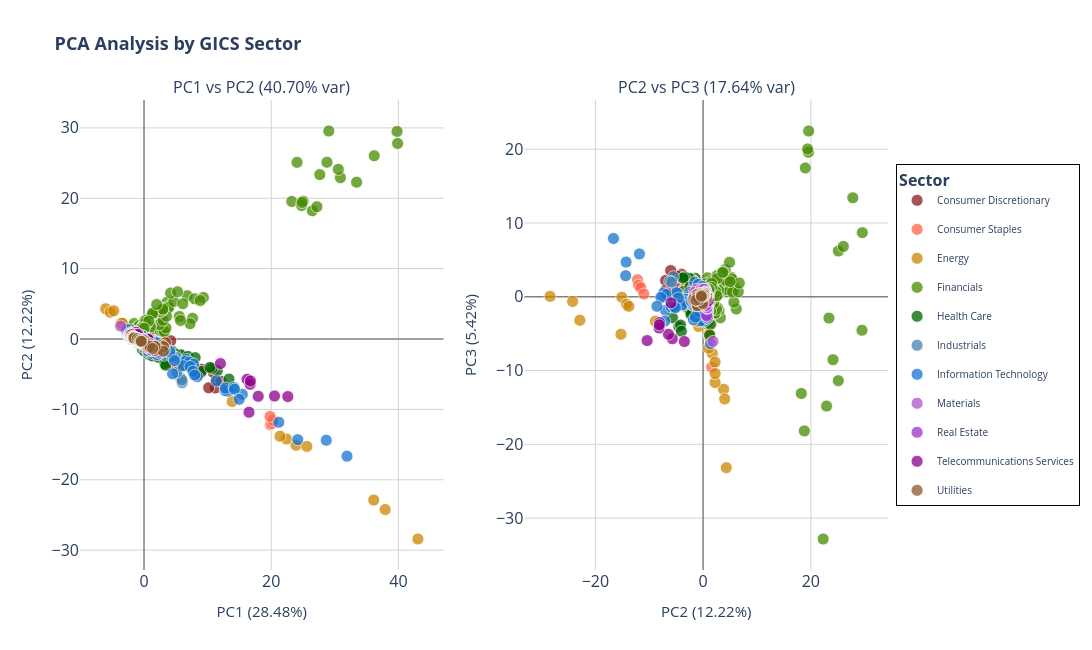

This figure's notebook cell:
### Code cell
###>> Plot3: Interactive 2D PCA with 2 subplots

fig = make_subplots(
    rows=1, cols=2,
    subplot_titles=(
        f'PC1 vs PC2 ({(pca.explained_variance_ratio_[0] + pca.explained_variance_ratio_[1])*100:.2f}% var)',
        f'PC2 vs PC3 ({(pca.explained_variance_ratio_[1] + pca.explained_variance_ratio_[2])*100:.2f}% var)'
    )
)

# Create sector to color mapping
sectors = sorted(df_pca_plot['Sector'].unique())
sector_colors = {sector: r_palette[i % len(r_palette)] 
                 for i, sector in enumerate(sectors)}

# PC1 vs PC2
for sector in sectors:
    sector_data = df_pca_plot[df_pca_plot['Sector'] == sector]
    
    fig.add_trace(
        go.Scatter(x=sector_data['PC1'],y=sector_data['PC2'],
                   mode='markers',name=sector,
                   marker=dict(size=12,
                               color=sector_colors[sector],
                               opacity=0.75,
                               line=dict(width=0.8, color='white')),
                               text=sector_data['Ticker'],
                               hovertemplate='<b>%{text}</b><br>' +
                               '{sector}<br>' +
                               'PC1: %{x:.2f}<br>' +
                               'PC2: %{y:.2f}<br>' +
                            '<extra></extra>',
                            legendgroup=sector,
                            showlegend=True
                            ),
                          row=1, col=1
                          )

# PC2 vs PC3
for sector in sectors:
    sector_data = df_pca_plot[df_pca_plot['Sector'] == sector]
    
    fig.add_trace(
        go.Scatter(x=sector_data['PC2'],y=sector_data['PC3'],
                   mode='markers',name=sector,
                   marker=dict(size=12,
                               color=sector_colors[sector],
                               opacity=0.75,
                               line=dict(width=0.8, color='white')),
                               text=sector_data['Ticker'],
                               hovertemplate='<b>%{text}</b><br>' +
                               f'{sector}<br>' +
                               'PC2: %{x:.2f}<br>' +
                               'PC3: %{y:.2f}<br>' +
                            '<extra></extra>',
                            legendgroup=sector,
                            showlegend=False
                            ),
                        row=1, col=2
                        )

# Update axes
fig.update_xaxes(
    title_text=f'PC1 ({pca.explained_variance_ratio_[0]*100:.2f}%)',
    title_font=dict(size=15),  
    gridcolor='lightgray',
    showgrid=True,
    zeroline=True,
    zerolinecolor='gray',
    zerolinewidth=1.5,
    row=1, col=1
)
fig.update_yaxes(
    title_text=f'PC2 ({pca.explained_variance_ratio_[1]*100:.2f}%)',
    title_font=dict(size=15),  
    gridcolor='lightgray',
    showgrid=True,
    zeroline=True,
    zerolinecolor='gray',
    zerolinewidth=1.5,
    row=1, col=1
)
fig.update_xaxes(
    title_text=f'PC2 ({pca.explained_variance_ratio_[1]*100:.2f}%)',
    title_font=dict(size=15),  
    gridcolor='lightgray',
    showgrid=True,
    zeroline=True,
    zerolinecolor='gray',
    zerolinewidth=1.5,
    row=1, col=2
)
fig.update_yaxes(
    title_text=f'PC3 ({pca.explained_variance_ratio_[2]*100:.2f}%)',
    title_font=dict(size=15),  
    gridcolor='lightgray',
    showgrid=True,
    zeroline=True,
    zerolinecolor='gray',
    zerolinewidth=1.5,
    row=1, col=2
)

fig.update_layout(
    height=650,
    width=1500,
    title_text="<b>PCA Analysis by GICS Sector</b>",
    title_font_size=18,
    hovermode='closest',
    plot_bgcolor='white',
    legend=dict(
        title=dict(text='<b>Sector</b>', font=dict(size=16)),
        yanchor="middle",
        y=0.5,
        xanchor="left",
        x=1.01,
        bgcolor="rgba(255,255,255,0.95)",
        bordercolor="black",
        borderwidth=1,
        font=dict(size=10)
    )
)
fig.update_xaxes(tickfont=dict(size=16))
fig.update_yaxes(tickfont=dict(size=16))
fig.show()

## >> save as html and png for sharing
FILE_NAME = f"pca_PC1_PC2_PC3_test10"
fig.write_html(f"{HTML_PATH}/{FILE_NAME}.html")
fig.write_image(f"{FIG_PATH}/{FILE_NAME}.png",
               width=1200, height=500,
               scale=3          # Scale factor (like DPI multiplier)
               )

# allow to open automatically in the default browser
# import webbrowser
webbrowser.open(f"{HTML_PATH}/{FILE_NAME}.html")

### Figure 1 — Plotly figure (JSON) as saved in the notebook; plotly's stock layout.template omitted (floating-point values rounded to 4 significant figures; data arrays with more than 128 entries replaced by an {"elided": "..."} marker saying what was removed)
{"data": [{"hovertemplate": "<b>%{text}</b><br>{sector}<br>PC1: %{x:.2f}<br>PC2: %{y:.2f}<br><extra></extra>", "legendgroup": "Consumer Discretionary", "marker": {"color": "#8B1A1A", "line": {"color": "white", "width": 0.8}, "opacity": 0.75, "size": 12}, "mode": "markers", "name": "Consumer Discretionary", "showlegend": true, "text": {"elided": "316 str values"}, "type": "scatter", "x": {"elided": "316 float values"}, "xaxis": "x", "y": {"elided": "316 float values"}, "yaxis": "y"}, {"hovertemplate": "<b>%{text}</b><br>{sector}<br>PC1: %{x:.2f}<br>PC2: %{y:.2f}<br><extra></extra>", "legendgroup": "Consumer Staples", "marker": {"color": "#FF6347", "line": {"color": "white", "width": 0.8}, "opacity": 0.75, "size": 12}, "mode": "markers", "name": "Consumer Staples", "showlegend": true, "text": {"elided": "132 str values"}, "type": "scatter", "x": {"elided": "132 float values"}, "xaxis": "x", "y": {"elided": "132 float values"}, "yaxis": "y"}, {"hovertemplate": "<b>%{text}</b><br>{sector}<br>PC1: %{x:.2f}<br>PC2: %{y:.2f}<br><extra></extra>", "legendgroup": "Energy", "marker": {"color": "#CD8500", "line": {"color": "white", "width": 0.8}, "opacity": 0.75, "size": 12}, "mode": "markers", "name": "Energy", "showlegend": true, "text": ["APA", "APA", "APA", "APA", "APC", "APC", "APC", "APC", "BHI", "BHI", "BHI", "BHI", "CHK", "CHK", "CHK", "CHK", "COG", "COG", "COG", "COG", "CVX", "CVX", "CVX", "CVX", "CXO", "CXO", "CXO", "CXO", "DVN", "DVN", "DVN", "DVN", "EOG", "EOG", "EOG", "EOG", "EQT", "EQT", "EQT", "EQT", "HAL", "HAL", "HAL", "HAL", "HES", "HES", "HES", "HES", "HP", "HP", "HP", "HP", "KMI", "KMI", "KMI", "KMI", "MPC", "MPC", "MPC", "MPC", "MRO", "MRO", "MRO", "MRO", "MUR", "MUR", "MUR", "MUR", "NBL", "NBL", "NBL", "NBL", "NFX", "NFX", "NFX", "NFX", "NOV", "NOV", "NOV", "NOV", "OKE", "OKE", "OKE", "OKE", "OXY", "OXY", "OXY", "OXY", "PSX", "PSX", "PSX", "PSX", "RRC", "RRC", "RRC", "RRC", "SE", "SE", "SE", "SE", "SWN", "SWN", "SWN", "SWN", "TSO", "TSO", "TSO", "TSO", "VLO", "VLO", "VLO", "VLO", "WMB", "WMB", "WMB", "WMB", "XEC", "XEC", "XEC", "XEC", "XOM", "XOM", "XOM", "XOM"], "type": "scatter", "x": [2.022, 1.639, 0.3726, -6.03, 1.035, 0.5284, -2.293, -1.32, -0.3285, -0.0597, -1.736, -1.99, -0.2473, 0.09528, 0.429, -5.315, -2.071, -1.943, -1.929, -2.081, 23.92, 22.41, 21.38, 13.86, -1.75, -1.806, -1.461, -1.742, -0.1908, 1.783, -4.76, -1.569, -0.2125, 0.48, 1.242, -2.192, -1.889, -1.694, -1.749, -1.857, 0.2288, 0.7118, -0.8301, -2.701, 0.95, 1.226, 0.4296, -1.776, -1.862, -1.819, -1.974, -2.27, 1.197, 1.101, 1.081, 0.81, 1.093, 1.07, 1.284, 1.49, 0.2544, 0.1968, 0.1573, -1.558, -1.078, -0.9184, -1.01, -2.509, -0.9745, -0.6142, -1.86, -1.825, -2.388, -1.825, -1.556, -3.637, 0.02403, 0.1554, 0.3383, -1.037, -1.429, -1.367, -1.441, -1.556, 2.725, 3.282, 1.551, -1.847, 3.438, 3.292, 3.371, 2.799, -2.002, -1.978, -1.707, -2.354, -0.8253, -0.6335, -0.6008, -0.9194, -2.14, -1.596, -1.142, -3.419, -1.261, -1.189, -0.8552, -0.6253, 2.074, 2.188, 2.372, 2.204, -1.022, -0.9206, 0.7342, -0.7175, -1.907, -1.782, -1.718, -3.441, 43.07, 37.93, 36.12, 25.61], "xaxis": "x", "y": [-1.673, -1.326, -0.8257, 4.302, -0.6187, -0.1181, 1.703, 1.022, -0.3978, -0.5857, 0.8632, 0.5729, -0.45, -0.5268, -0.8805, 3.799, 0.418, 0.3768, 0.3589, 0.4502, -15.09, -14.2, -13.8, -8.881, 0.2745, 0.3271, 0.1524, 0.2874, -0.3657, -1.188, 4.008, 1.266, -0.592, -0.9256, -1.306, 1.189, 0.4047, 0.3185, 0.4084, 0.5322, -1.208, -1.275, -0.08133, 1.531, -1.034, -1.236, -0.9376, 0.9598, 0.2378, 0.2158, 0.3013, 0.4495, 0.1267, -0.02793, 0.8642, 0.3689, -1.47, -1.767, -1.699, -1.177, -0.6357, -0.5349, -0.5615, 0.5808, -0.189, -0.2123, -0.1649, 1.153, -0.1188, -0.3332, 0.7789, 0.5859, 0.9228, 0.2849, 0.149, 2.221, -0.7532, -0.5005, -0.7359, 0.2981, 0.05888, 0.1054, 0.2922, 0.3265, -2.082, -2.487, -1.064, 1.013, -3.099, -2.904, -2.791, -2.088, 0.379, 0.4056, 0.3117, 0.8574, 0.1646, 0.07206, 0.03874, 0.2543, 0.6291, 0.1958, 0.0704, 2.22, -0.1575, -0.2151, -0.2651, -0.4422, -2.372, -2.326, -2.525, -2.209, 0.5921, 0.3516, 0.0396, 0.8589, 0.3512, 0.2906, 0.2102, 2.229, -28.41, -24.22, -22.88, -15.25], "yaxis": "y"}, {"hovertemplate": "<b>%{text}</b><br>{sector}<br>PC1: %{x:.2f}<br>PC2: %{y:.2f}<br><extra></extra>", "legendgroup": "Financials", "marker": {"color": "#458B00", "line": {"color": "white", "width": 0.8}, "opacity": 0.75, "size": 12}, "mode": "markers", "name": "Financials", "showlegend": true, "text": {"elided": "211 str values"}, "type": "scatter", "x": {"elided": "211 float values"}, "xaxis": "x", "y": {"elided": "211 float values"}, "yaxis": "y"}, {"hovertemplate": "<b>%{text}</b><br>{sector}<br>PC1: %{x:.2f}<br>PC2: %{y:.2f}<br><extra></extra>", "legendgroup": "Health Care", "marker": {"color": "#006400", "line": {"color": "white", "width": 0.8}, "opacity": 0.75, "size": 12}, "mode": "markers", "name": "Health Care", "showlegend": true, "text": {"elided": "194 str values"}, "type": "scatter", "x": {"elided": "194 float values"}, "xaxis": "x", "y": {"elided": "194 float values"}, "yaxis": "y"}, {"hovertemplate": "<b>%{text}</b><br>{sector}<br>PC1: %{x:.2f}<br>PC2: %{y:.2f}<br><extra></extra>", "legendgroup": "Industrials", "marker": {"color": "#4682b4", "line": {"color": "white", "width": 0.8}, "opacity": 0.75, "size": 12}, "mode": "markers", "name": "Industrials", "showlegend": true, "text": {"elided": "248 str values"}, "type": "scatter", "x": {"elided": "248 float values"}, "xaxis": "x", "y": {"elided": "248 float values"}, "yaxis": "y"}, {"hovertemplate": "<b>%{text}</b><br>{sector}<br>PC1: %{x:.2f}<br>PC2: %{y:.2f}<br><extra></extra>", "legendgroup": "Information Technology", "marker": {"color": "#1874CD", "line": {"color": "white", "width": 0.8}, "opacity": 0.75, "size": 12}, "mode": "markers", "name": "Information Technology", "showlegend": true, "text": {"elided": "237 str values"}, "type": "scatter", "x": {"elided": "237 float values"}, "xaxis": "x", "y": {"elided": "237 float values"}, "yaxis": "y"}, {"hovertemplate": "<b>%{text}</b><br>{sector}<br>PC1: %{x:.2f}<br>PC2: %{y:.2f}<br><extra></extra>", "legendgroup": "Materials", "marker": {"color": "#B452CD", "line": {"color": "white", "width": 0.8}, "opacity": 0.75, "size": 12}, "mode": "markers", "name": "Materials", "showlegend": true, "text": ["ALB", "ALB", "ALB", "ALB", "APD", "APD", "APD", "APD", "AVY", "AVY", "AVY", "AVY", "BLL", "BLL", "BLL", "BLL", "CF", "CF", "CF", "CF", "DD", "DD", "DD", "DD", "ECL", "ECL", "ECL", "ECL", "EMN", "EMN", "EMN", "EMN", "FCX", "FCX", "FCX", "FCX", "FMC", "FMC", "FMC", "FMC", "IFF", "IFF", "IFF", "IFF", "IP", "IP", "IP", "IP", "LYB", "LYB", "LYB", "LYB", "MLM", "MLM", "MLM", "MLM", "MON", "MON", "MON", "MON", "MOS", "MOS", "MOS", "MOS", "NEM", "NEM", "NEM", "NEM", "NUE", "NUE", "NUE", "NUE", "PPG", "PPG", "PPG", "PPG", "PX", "PX", "PX", "PX", "SEE", "SEE", "SEE", "SEE", "SHW", "SHW", "SHW", "SHW", "VMC", "VMC", "VMC", "VMC", "WRK", "WRK", "WRK"], "type": "scatter", "x": [-2.2, -2.153, -2.196, -1.802, -1.114, -1.11, -1.014, -1.088, -1.915, -1.978, -1.952, -1.95, -1.737, -1.719, -1.686, -1.737, -1.181, -1.268, -1.084, -1.48, 1.443, 2.143, 0.9466, 0.8674, -1.165, -0.9436, -0.7634, -0.8258, -1.65, -1.371, -1.307, -1.305, 0.6328, 1.624, 0.5118, -3.681, -1.973, -1.949, -1.974, -1.981, -2.119, -2.098, -2.066, -1.996, -0.327, -0.3283, -0.4539, -0.3562, 0.2238, 0.6025, 1.132, 1.013, -2.284, -2.25, -2.066, -2.003, -0.1752, 0.3554, 0.1859, -0.2092, -1.08, -1.1, -1.129, -1.633, -0.3254, -1.899, -1.16, -1.145, -1.397, -1.359, -1.217, -1.559, -0.6338, -0.5593, -0.6726, -0.9272, -0.7165, -0.5393, -0.5172, -0.648, -1.784, -1.844, -1.752, -1.703, -1.739, -1.611, -1.485, -1.427, -2.095, -2.083, -1.965, -1.997, -1.581, -1.125, -1.259], "xaxis": "x", "y": [0.4287, 0.3859, 0.4217, 0.3394, -0.1307, -0.1223, -0.1236, -0.1139, 0.2573, 0.2904, 0.2723, 0.2861, 0.2083, 0.2135, 0.1658, 0.2273, -0.07934, -0.1308, -0.2192, 0.1253, -1.295, -1.878, -0.9672, -0.9021, 0.2224, 0.1005, -0.04278, 0.02494, 0.1965, 0.05463, -0.001166, 0.113, -0.7972, -1.203, -0.7164, 1.834, 0.2753, 0.2401, 0.32, 0.4358, 0.3736, 0.3664, 0.3577, 0.3184, -0.1622, -0.2307, -0.1287, -0.1364, -0.8054, -1.257, -1.613, -1.525, 0.4565, 0.4396, 0.4323, 0.3674, -0.3968, -1.165, -0.4401, -0.528, -0.1749, -0.1295, 0.03114, 0.1762, -0.3632, 0.8018, 0.192, 0.284, -0.05762, -0.1121, -0.1383, 0.2715, -0.3955, -0.4098, -0.3399, -0.1479, -0.2735, -0.3462, -0.3282, -0.2593, 0.4165, 0.3357, 0.3247, 0.3183, 0.1812, 0.1036, -0.0331, -0.04276, 0.5084, 0.48, 0.4473, 0.465, 0.1292, 0.07815, 0.1852], "yaxis": "y"}, {"hovertemplate": "<b>%{text}</b><br>{sector}<br>PC1: %{x:.2f}<br>PC2: %{y:.2f}<br><extra></extra>", "legendgroup": "Real Estate", "marker": {"color": "#9932CC", "line": {"color": "white", "width": 0.8}, "opacity": 0.75, "size": 12}, "mode": "markers", "name": "Real Estate", "showlegend": true, "text": ["AIV", "AIV", "AIV", "AIV", "AMT", "AMT", "AMT", "AMT", "AVB", "AVB", "AVB", "AVB", "BXP", "BXP", "BXP", "BXP", "CBG", "CBG", "CBG", "CBG", "CCI", "CCI", "CCI", "CCI", "DLR", "DLR", "DLR", "DLR", "EQIX", "EQIX", "EQIX", "EQIX", "EQR", "EQR", "EQR", "EQR", "ESS", "ESS", "ESS", "ESS", "EXR", "EXR", "EXR", "EXR", "FRT", "FRT", "FRT", "FRT", "GGP", "GGP", "GGP", "GGP", "HCN", "HCN", "HCN", "HCN", "HCP", "HCP", "HCP", "HCP", "HST", "HST", "HST", "HST", "IRM", "IRM", "IRM", "IRM", "KIM", "KIM", "KIM", "KIM", "MAA", "MAA", "MAA", "MAA", "MAC", "MAC", "MAC", "MAC", "O", "O", "O", "O", "SLG", "SLG", "SLG", "SLG", "SPG", "SPG", "SPG", "SPG", "UDR", "UDR", "UDR", "UDR", "VNO", "VNO", "VNO", "VNO", "VTR", "VTR", "VTR", "VTR", "WY", "WY", "WY", "WY"], "type": "scatter", "x": [-2.159, -2.16, -2.15, -2.16, -1.625, -1.475, -1.24, -1.16, -2.099, -1.805, -1.725, -1.673, -1.825, -1.624, -1.69, -1.602, -1.833, -1.808, -1.694, -1.465, -1.694, -1.636, -1.433, -1.264, -2.014, -1.985, -1.992, -1.899, -2.066, -2.066, -2.138, -1.946, -1.729, -1.452, -1.463, -1.404, -2.229, -2.213, -1.989, -1.963, -2.296, -2.265, -2.224, -2.167, -2.26, -2.246, -2.218, -2.161, -1.722, -1.463, -1.429, -1.266, -1.89, -1.644, -1.585, -1.347, -1.576, -1.586, -1.665, -1.587, -1.7, -1.529, -1.365, -1.282, -1.998, -1.99, -1.977, -2.006, -1.997, -1.998, -1.969, -1.797, -2.315, -2.212, -2.155, -2.098, -2.012, -2.047, -1.587, -1.893, -2.279, -2.077, -1.997, -1.983, -1.919, -1.945, -1.73, -1.656, -0.8637, -0.9508, -0.9554, -0.7915, -2.169, -2.149, -2.119, -2.037, -1.744, -1.569, -1.535, -1.39, -1.621, -1.572, -1.414, -1.454, -1.875, -1.907, -1.669, -1.837], "xaxis": "x", "y": [0.6166, 0.6186, 0.6218, 0.6323, 0.5045, 0.5748, 0.4805, 0.6916, 0.786, 0.5302, 0.5467, 0.5484, 0.5887, 0.5431, 0.7402, 0.5715, 0.322, 0.3337, 0.2293, 0.1274, 0.5098, 0.8291, 0.5422, 0.5393, 0.5463, 0.5592, 0.5555, 0.6322, 0.4469, 0.4826, 0.5378, 0.4658, 0.6288, 0.7441, 0.4537, 0.4409, 0.583, 0.5707, 0.5894, 0.5809, 0.6653, 0.6779, 0.651, 0.689, 0.5991, 0.5982, 0.5826, 0.5907, 0.7826, 0.5358, 0.5477, 0.517, 0.99, 0.8349, 0.8622, 0.8255, 0.7567, 0.7842, 0.7462, 0.663, 0.5175, 0.5372, 0.4362, 0.3905, 0.466, 0.4845, 0.4961, 0.5079, 0.6035, 0.592, 0.6095, 0.5423, 0.5846, 0.5829, 0.5635, 0.5703, 0.5468, 0.5572, 0.6136, 0.5465, 0.7729, 0.7113, 0.6569, 0.7103, 0.5593, 0.5213, 0.4855, 0.339, 0.6172, 0.5972, 0.5293, 0.3901, 0.6422, 0.5331, 0.5286, 0.4858, 0.5577, 0.4357, 0.3894, 0.3411, 0.4642, 0.4932, 0.4951, 0.5619, 0.3848, 0.5521, 0.3356, 0.3685], "yaxis": "y"}, {"hovertemplate": "<b>%{text}</b><br>{sector}<br>PC1: %{x:.2f}<br>PC2: %{y:.2f}<br><extra></extra>", "legendgroup": "Telecommunications Services", "marker": {"color": "#8B008B", "line": {"color": "white", "width": 0.8}, "opacity": 0.75, "size": 12}, "mode": "markers", "name": "Telecommunications Services", "showlegend": true, "text": ["CTL", "CTL", "CTL", "CTL", "FTR", "FTR", "FTR", "FTR", "LVLT", "LVLT", "LVLT", "LVLT", "T", "T", "T", "T", "VZ", "VZ", "VZ", "VZ"], "type": "scatter", "x": [0.8266, 0.6136, 0.6328, 0.627, -1.41, -1.591, -1.244, -1.268, -1.786, -1.691, -1.297, -0.9619, 16.21, 20.52, 16.68, 22.61, 12.01, 16.73, 16.51, 17.95], "xaxis": "x", "y": [0.05121, 0.04273, 0.01045, -0.02836, 0.4742, 0.5041, 0.4458, 0.9662, 0.6833, 0.6258, 0.665, 0.6505, -5.717, -8.093, -6.434, -8.181, -3.487, -5.967, -10.4, -8.135], "yaxis": "y"}, {"hovertemplate": "<b>%{text}</b><br>{sector}<br>PC1: %{x:.2f}<br>PC2: %{y:.2f}<br><extra></extra>", "legendgroup": "Utilities", "marker": {"color": "#8B5A2B", "line": {"color": "white", "width": 0.8}, "opacity": 0.75, "size": 12}, "mode": "markers", "name": "Utilities", "showlegend": true, "text": ["AEE", "AEE", "AEE", "AEE", "AEP", "AEP", "AEP", "AEP", "AWK", "AWK", "AWK", "AWK", "CMS", "CMS", "CMS", "CMS", "CNP", "CNP", "CNP", "CNP", "D", "D", "D", "D", "DUK", "DUK", "DUK", "DUK", "ED", "ED", "ED", "ED", "EIX", "EIX", "EIX", "EIX", "ES", "ES", "ES", "ES", "ETR", "ETR", "ETR", "ETR", "EXC", "EXC", "EXC", "EXC", "FE", "FE", "FE", "FE", "LNT", "LNT", "LNT", "LNT", "NEE", "NEE", "NEE", "NEE", "PCG", "PCG", "PCG", "PCG", "PEG", "PEG", "PEG", "PEG", "PNW", "PNW", "PNW", "PNW", "PPL", "PPL", "PPL", "PPL", "SCG", "SCG", "SCG", "SCG", "SO", "SO", "SO", "SO", "SRE", "SRE", "SRE", "SRE", "WEC", "WEC", "WEC", "WEC", "XEL", "XEL", "XEL", "XEL"], "type": "scatter", "x": [-1.431, -1.323, -1.242, -1.187, 0.364, 0.4395, 0.6835, 0.7987, -1.76, -1.734, -1.678, -1.603, -1.491, -1.413, -1.376, -1.32, -1.204, -1.266, -1.167, -1.997, 0.01464, 0.3023, 0.2723, 0.5475, 3.389, 2.792, 3.017, 3.073, -0.5698, -0.5274, -0.4011, -0.3265, -0.4108, -0.2853, 0.02856, -0.04332, -1.1, -0.9613, -0.9067, -0.8431, -0.4043, -0.3871, -0.2121, -0.7281, 1.998, 1.726, 2.122, 3.043, 0.03205, -0.05547, -0.1583, -0.03116, -1.858, -1.838, -1.818, -1.804, 0.7168, 0.8478, 1.393, 1.729, 0.07467, 0.3781, 0.2641, 0.5908, -0.5331, -0.5009, -0.3147, -0.1534, -1.714, -1.68, -1.675, -1.637, 0.04006, -0.2197, 0.0918, -0.3126, -1.699, -1.645, -1.519, -1.486, 0.9735, 0.5474, 0.9258, 1.369, -0.7827, -0.6477, -0.4649, -0.3773, -1.65, -1.611, -1.553, -1.07, -0.7728, -0.5841, -0.4854, -0.413], "xaxis": "x", "y": [0.0993, 0.118, 0.04478, 0.03711, -0.5402, -0.5695, -0.7769, -0.802, 0.3733, 0.3393, 0.326, 0.2772, 0.2243, 0.166, 0.2027, 0.1609, 0.1002, 0.06405, -0.06047, 0.6224, -0.4645, -0.6806, -0.5274, -0.5538, -0.5028, -0.8948, -1.089, -1.075, -0.1365, -0.1651, -0.2076, -0.1216, -0.3514, -0.471, -0.6447, -0.4858, 0.1059, 0.01974, -0.01072, -0.03679, -0.4246, -0.3825, -0.5281, -0.04448, -1.128, -1.639, -1.442, -1.733, -0.2107, -0.1379, -0.1273, -0.05534, 0.3155, 0.3061, 0.303, 0.3253, -0.6989, -0.6337, -0.9621, -1.028, -0.7142, -0.9031, -0.7963, -1.07, -0.359, -0.3591, -0.5004, -0.555, 0.2521, 0.1951, 0.2061, 0.1813, -0.3644, -0.1919, -0.2241, -0.06024, 0.1995, 0.2475, 0.1006, 0.1901, -1.186, -0.7635, -1.054, -1.347, -0.1885, -0.2185, -0.3465, -0.2829, 0.2012, 0.1615, 0.125, 0.03987, -0.1268, -0.2602, -0.3175, -0.3225], "yaxis": "y"}, {"hovertemplate": "<b>%{text}</b><br>Consumer Discretionary<br>PC2: %{x:.2f}<br>PC3: %{y:.2f}<br><extra></extra>", "legendgroup": "Consumer Discretionary", "marker": {"color": "#8B1A1A", "line": {"color": "white", "width": 0.8}, "opacity": 0.75, "size": 12}, "mode": "markers", "name": "Consumer Discretionary", "showlegend": false, "text": {"elided": "316 str values"}, "type": "scatter", "x": {"elided": "316 float values"}, "xaxis": "x2", "y": {"elided": "316 float values"}, "yaxis": "y2"}, {"hovertemplate": "<b>%{text}</b><br>Consumer Staples<br>PC2: %{x:.2f}<br>PC3: %{y:.2f}<br><extra></extra>", "legendgroup": "Consumer Staples", "marker": {"color": "#FF6347", "line": {"color": "white", "width": 0.8}, "opacity": 0.75, "size": 12}, "mode": "markers", "name": "Consumer Staples", "showlegend": false, "text": {"elided": "132 str values"}, "type": "scatter", "x": {"elided": "132 float values"}, "xaxis": "x2", "y": {"elided": "132 float values"}, "yaxis": "y2"}, {"hovertemplate": "<b>%{text}</b><br>Energy<br>PC2: %{x:.2f}<br>PC3: %{y:.2f}<br><extra></extra>", "legendgroup": "Energy", "marker": {"color": "#CD8500", "line": {"color": "white", "width": 0.8}, "opacity": 0.75, "size": 12}, "mode": "markers", "name": "Energy", "showlegend": false, "text": ["APA", "APA", "APA", "APA", "APC", "APC", "APC", "APC", "BHI", "BHI", "BHI", "BHI", "CHK", "CHK", "CHK", "CHK", "COG", "COG", "COG", "COG", "CVX", "CVX", "CVX", "CVX", "CXO", "CXO", "CXO", "CXO", "DVN", "DVN", "DVN", "DVN", "EOG", "EOG", "EOG", "EOG", "EQT", "EQT", "EQT", "EQT", "HAL", "HAL", "HAL", "HAL", "HES", "HES", "HES", "HES", "HP", "HP", "HP", "HP", "KMI", "KMI", "KMI", "KMI", "MPC", "MPC", "MPC", "MPC", "MRO", "MRO", "MRO", "MRO", "MUR", "MUR", "MUR", "MUR", "NBL", "NBL", "NBL", "NBL", "NFX", "NFX", "NFX", "NFX", "NOV", "NOV", "NOV", "NOV", "OKE", "OKE", "OKE", "OKE", "OXY", "OXY", "OXY", "OXY", "PSX", "PSX", "PSX", "PSX", "RRC", "RRC", "RRC", "RRC", "SE", "SE", "SE", "SE", "SWN", "SWN", "SWN", "SWN", "TSO", "TSO", "TSO", "TSO", "VLO", "VLO", "VLO", "VLO", "WMB", "WMB", "WMB", "WMB", "XEC", "XEC", "XEC", "XEC", "XOM", "XOM", "XOM", "XOM"], "type": "scatter", "x": [-1.673, -1.326, -0.8257, 4.302, -0.6187, -0.1181, 1.703, 1.022, -0.3978, -0.5857, 0.8632, 0.5729, -0.45, -0.5268, -0.8805, 3.799, 0.418, 0.3768, 0.3589, 0.4502, -15.09, -14.2, -13.8, -8.881, 0.2745, 0.3271, 0.1524, 0.2874, -0.3657, -1.188, 4.008, 1.266, -0.592, -0.9256, -1.306, 1.189, 0.4047, 0.3185, 0.4084, 0.5322, -1.208, -1.275, -0.08133, 1.531, -1.034, -1.236, -0.9376, 0.9598, 0.2378, 0.2158, 0.3013, 0.4495, 0.1267, -0.02793, 0.8642, 0.3689, -1.47, -1.767, -1.699, -1.177, -0.6357, -0.5349, -0.5615, 0.5808, -0.189, -0.2123, -0.1649, 1.153, -0.1188, -0.3332, 0.7789, 0.5859, 0.9228, 0.2849, 0.149, 2.221, -0.7532, -0.5005, -0.7359, 0.2981, 0.05888, 0.1054, 0.2922, 0.3265, -2.082, -2.487, -1.064, 1.013, -3.099, -2.904, -2.791, -2.088, 0.379, 0.4056, 0.3117, 0.8574, 0.1646, 0.07206, 0.03874, 0.2543, 0.6291, 0.1958, 0.0704, 2.22, -0.1575, -0.2151, -0.2651, -0.4422, -2.372, -2.326, -2.525, -2.209, 0.5921, 0.3516, 0.0396, 0.8589, 0.3512, 0.2906, 0.2102, 2.229, -28.41, -24.22, -22.88, -15.25], "xaxis": "x2", "y": [-0.7293, -1.622, -4.033, -23.16, -1.627, -1.299, -7.698, -2.673, 0.6255, 0.6428, -1.649, -1.425, -1.37, -0.4107, -0.3662, -12.52, -0.06038, -0.3978, 0.2449, 0.2686, -0.06519, -1.031, -1.298, -3.324, -0.6017, -0.1193, -0.6753, -0.1993, -0.9706, -1.571, -13.85, -3.02, -0.5808, -0.7655, -1.049, -5.455, -0.8299, -0.7302, -0.4421, -0.3958, 0.7222, 1.008, -0.1429, -3.692, -0.4912, -0.9044, -0.649, -3.532, -0.2914, -0.1661, -0.479, -0.2426, -0.6326, -0.4056, -1.407, -1.074, 0.9333, 1.62, 1.2, 0.2483, -0.3644, -0.792, -0.6868, -2.96, -0.4625, -0.435, -0.4842, -5.057, -0.7414, -0.7234, -3.755, -1.644, -3.472, 0.02634, -0.703, -11.63, 0.9971, 0.6776, 0.6208, -0.9908, 0.807, 0.8622, 0.6488, 0.451, -1.559, -1.239, -3.335, -6.963, 1.386, 0.8427, 0.5097, -0.06236, 0.4358, 0.2173, -0.6024, -2.548, -0.3113, -0.1985, -0.4957, -0.3023, -1.61, -0.619, 0.1332, -8.858, 0.9959, 1.386, 1.318, 0.8123, 0.9642, 1.193, 1.199, 0.8545, 0.3102, -0.02185, 0.04254, -0.9085, -0.4454, -0.6487, -0.4228, -10.41, 0.05326, -0.6308, -3.189, -5.083], "yaxis": "y2"}, {"hovertemplate": "<b>%{text}</b><br>Financials<br>PC2: %{x:.2f}<br>PC3: %{y:.2f}<br><extra></extra>", "legendgroup": "Financials", "marker": {"color": "#458B00", "line": {"color": "white", "width": 0.8}, "opacity": 0.75, "size": 12}, "mode": "markers", "name": "Financials", "showlegend": false, "text": {"elided": "211 str values"}, "type": "scatter", "x": {"elided": "211 float values"}, "xaxis": "x2", "y": {"elided": "211 float values"}, "yaxis": "y2"}, {"hovertemplate": "<b>%{text}</b><br>Health Care<br>PC2: %{x:.2f}<br>PC3: %{y:.2f}<br><extra></extra>", "legendgroup": "Health Care", "marker": {"color": "#006400", "line": {"color": "white", "width": 0.8}, "opacity": 0.75, "size": 12}, "mode": "markers", "name": "Health Care", "showlegend": false, "text": {"elided": "194 str values"}, "type": "scatter", "x": {"elided": "194 float values"}, "xaxis": "x2", "y": {"elided": "194 float values"}, "yaxis": "y2"}, {"hovertemplate": "<b>%{text}</b><br>Industrials<br>PC2: %{x:.2f}<br>PC3: %{y:.2f}<br><extra></extra>", "legendgroup": "Industrials", "marker": {"color": "#4682b4", "line": {"color": "white", "width": 0.8}, "opacity": 0.75, "size": 12}, "mode": "markers", "name": "Industrials", "showlegend": false, "text": {"elided": "248 str values"}, "type": "scatter", "x": {"elided": "248 float values"}, "xaxis": "x2", "y": {"elided": "248 float values"}, "yaxis": "y2"}, {"hovertemplate": "<b>%{text}</b><br>Information Technology<br>PC2: %{x:.2f}<br>PC3: %{y:.2f}<br><extra></extra>", "legendgroup": "Information Technology", "marker": {"color": "#1874CD", "line": {"color": "white", "width": 0.8}, "opacity": 0.75, "size": 12}, "mode": "markers", "name": "Information Technology", "showlegend": false, "text": {"elided": "237 str values"}, "type": "scatter", "x": {"elided": "237 float values"}, "xaxis": "x2", "y": {"elided": "237 float values"}, "yaxis": "y2"}, {"hovertemplate": "<b>%{text}</b><br>Materials<br>PC2: %{x:.2f}<br>PC3: %{y:.2f}<br><extra></extra>", "legendgroup": "Materials", "marker": {"color": "#B452CD", "line": {"color": "white", "width": 0.8}, "opacity": 0.75, "size": 12}, "mode": "markers", "name": "Materials", "showlegend": false, "text": ["ALB", "ALB", "ALB", "ALB", "APD", "APD", "APD", "APD", "AVY", "AVY", "AVY", "AVY", "BLL", "BLL", "BLL", "BLL", "CF", "CF", "CF", "CF", "DD", "DD", "DD", "DD", "ECL", "ECL", "ECL", "ECL", "EMN", "EMN", "EMN", "EMN", "FCX", "FCX", "FCX", "FCX", "FMC", "FMC", "FMC", "FMC", "IFF", "IFF", "IFF", "IFF", "IP", "IP", "IP", "IP", "LYB", "LYB", "LYB", "LYB", "MLM", "MLM", "MLM", "MLM", "MON", "MON", "MON", "MON", "MOS", "MOS", "MOS", "MOS", "NEM", "NEM", "NEM", "NEM", "NUE", "NUE", "NUE", "NUE", "PPG", "PPG", "PPG", "PPG", "PX", "PX", "PX", "PX", "SEE", "SEE", "SEE", "SEE", "SHW", "SHW", "SHW", "SHW", "VMC", "VMC", "VMC", "VMC", "WRK", "WRK", "WRK"], "type": "scatter", "x": [0.4287, 0.3859, 0.4217, 0.3394, -0.1307, -0.1223, -0.1236, -0.1139, 0.2573, 0.2904, 0.2723, 0.2861, 0.2083, 0.2135, 0.1658, 0.2273, -0.07934, -0.1308, -0.2192, 0.1253, -1.295, -1.878, -0.9672, -0.9021, 0.2224, 0.1005, -0.04278, 0.02494, 0.1965, 0.05463, -0.001166, 0.113, -0.7972, -1.203, -0.7164, 1.834, 0.2753, 0.2401, 0.32, 0.4358, 0.3736, 0.3664, 0.3577, 0.3184, -0.1622, -0.2307, -0.1287, -0.1364, -0.8054, -1.257, -1.613, -1.525, 0.4565, 0.4396, 0.4323, 0.3674, -0.3968, -1.165, -0.4401, -0.528, -0.1749, -0.1295, 0.03114, 0.1762, -0.3632, 0.8018, 0.192, 0.284, -0.05762, -0.1121, -0.1383, 0.2715, -0.3955, -0.4098, -0.3399, -0.1479, -0.2735, -0.3462, -0.3282, -0.2593, 0.4165, 0.3357, 0.3247, 0.3183, 0.1812, 0.1036, -0.0331, -0.04276, 0.5084, 0.48, 0.4473, 0.465, 0.1292, 0.07815, 0.1852], "xaxis": "x2", "y": [0.06456, -0.03272, 0.3335, 0.4961, 0.6018, 0.4442, 0.4321, 0.1427, 0.8797, 0.7817, 0.8111, 0.7797, 0.7767, 0.768, 0.8297, 1.011, -0.1455, -0.1469, -0.4168, 0.0786, 0.6061, -0.4742, -0.0846, -0.1775, 0.2481, 0.4154, 0.4224, 0.2752, 0.7839, 0.4396, 0.9135, 0.4144, -0.322, 0.02126, -1.006, -6.05, 0.3842, 0.548, 0.5083, 0.4888, 0.2888, 0.1848, 0.06091, 0.3272, 0.1286, 0.1662, -0.04091, 0.08489, 0.7244, 0.985, 0.5937, 0.2029, 0.5885, 0.5727, 0.5825, 0.4315, -0.2312, 0.2953, -0.2531, -0.05529, -0.1287, 0.1185, 0.3418, 0.7477, -0.3241, -2.678, -0.04, -0.3916, 0.5585, 0.7635, 0.7342, 0.08698, 1.041, 0.8643, 0.4163, 0.342, 0.1608, 0.2456, 0.09554, -0.07815, 0.5615, 0.6406, 0.4966, 0.5402, 0.7354, 0.7533, 0.8285, 0.7995, 0.6207, 0.544, 0.3703, 0.2576, 0.6862, 0.4521, 0.3053], "yaxis": "y2"}, {"hovertemplate": "<b>%{text}</b><br>Real Estate<br>PC2: %{x:.2f}<br>PC3: %{y:.2f}<br><extra></extra>", "legendgroup": "Real Estate", "marker": {"color": "#9932CC", "line": {"color": "white", "width": 0.8}, "opacity": 0.75, "size": 12}, "mode": "markers", "name": "Real Estate", "showlegend": false, "text": ["AIV", "AIV", "AIV", "AIV", "AMT", "AMT", "AMT", "AMT", "AVB", "AVB", "AVB", "AVB", "BXP", "BXP", "BXP", "BXP", "CBG", "CBG", "CBG", "CBG", "CCI", "CCI", "CCI", "CCI", "DLR", "DLR", "DLR", "DLR", "EQIX", "EQIX", "EQIX", "EQIX", "EQR", "EQR", "EQR", "EQR", "ESS", "ESS", "ESS", "ESS", "EXR", "EXR", "EXR", "EXR", "FRT", "FRT", "FRT", "FRT", "GGP", "GGP", "GGP", "GGP", "HCN", "HCN", "HCN", "HCN", "HCP", "HCP", "HCP", "HCP", "HST", "HST", "HST", "HST", "IRM", "IRM", "IRM", "IRM", "KIM", "KIM", "KIM", "KIM", "MAA", "MAA", "MAA", "MAA", "MAC", "MAC", "MAC", "MAC", "O", "O", "O", "O", "SLG", "SLG", "SLG", "SLG", "SPG", "SPG", "SPG", "SPG", "UDR", "UDR", "UDR", "UDR", "VNO", "VNO", "VNO", "VNO", "VTR", "VTR", "VTR", "VTR", "WY", "WY", "WY", "WY"], "type": "scatter", "x": [0.6166, 0.6186, 0.6218, 0.6323, 0.5045, 0.5748, 0.4805, 0.6916, 0.786, 0.5302, 0.5467, 0.5484, 0.5887, 0.5431, 0.7402, 0.5715, 0.322, 0.3337, 0.2293, 0.1274, 0.5098, 0.8291, 0.5422, 0.5393, 0.5463, 0.5592, 0.5555, 0.6322, 0.4469, 0.4826, 0.5378, 0.4658, 0.6288, 0.7441, 0.4537, 0.4409, 0.583, 0.5707, 0.5894, 0.5809, 0.6653, 0.6779, 0.651, 0.689, 0.5991, 0.5982, 0.5826, 0.5907, 0.7826, 0.5358, 0.5477, 0.517, 0.99, 0.8349, 0.8622, 0.8255, 0.7567, 0.7842, 0.7462, 0.663, 0.5175, 0.5372, 0.4362, 0.3905, 0.466, 0.4845, 0.4961, 0.5079, 0.6035, 0.592, 0.6095, 0.5423, 0.5846, 0.5829, 0.5635, 0.5703, 0.5468, 0.5572, 0.6136, 0.5465, 0.7729, 0.7113, 0.6569, 0.7103, 0.5593, 0.5213, 0.4855, 0.339, 0.6172, 0.5972, 0.5293, 0.3901, 0.6422, 0.5331, 0.5286, 0.4858, 0.5577, 0.4357, 0.3894, 0.3411, 0.4642, 0.4932, 0.4951, 0.5619, 0.3848, 0.5521, 0.3356, 0.3685], "xaxis": "x2", "y": [0.08014, -0.06756, -0.2079, -0.1634, -0.5331, -0.2266, -0.541, -0.2303, -0.7614, -0.5708, -1.062, -1.089, -0.3332, -0.3219, -0.5248, -0.6079, 0.7267, 0.711, 0.8645, 1.014, 0.1245, -0.007578, -0.2664, -0.6128, -0.01058, -0.1638, 0.03781, 0.05483, 0.2132, 0.2306, -0.2774, 0.1493, -0.6908, -0.6674, -0.6985, -0.8612, -0.1782, -0.199, 0.01988, -0.2637, -0.8185, -1.039, -1.035, -0.7408, -0.4825, -0.4969, -0.5498, -0.5921, -0.7155, -0.4518, -0.6043, -1.245, 0.0268, 0.2587, -0.09537, -0.08996, -1.669, -1.218, -0.9189, -0.9095, 0.2989, -0.0453, -0.1998, 0.07831, 0.2613, 0.3727, 0.2666, 0.3036, -0.4576, -0.4448, -0.6799, -1.148, -0.1746, 0.001399, -0.1398, -0.556, -0.3956, -0.2285, -2.542, -0.5163, -1.578, -1.45, -1.437, -1.504, -0.01378, -0.1202, -0.5393, -0.1191, -0.8861, -1.115, -1.288, -1.198, -0.1178, 0.2081, 0.06874, -0.3224, -0.4299, -0.4324, -0.4403, -0.6659, -0.234, -0.1179, -0.1498, -0.3761, 0.6589, 0.5376, 0.07783, 0.3334], "yaxis": "y2"}, {"hovertemplate": "<b>%{text}</b><br>Telecommunications Services<br>PC2: %{x:.2f}<br>PC3: %{y:.2f}<br><extra></extra>", "legendgroup": "Telecommunications Services", "marker": {"color": "#8B008B", "line": {"color": "white", "width": 0.8}, "opacity": 0.75, "size": 12}, "mode": "markers", "name": "Telecommunications Services", "showlegend": false, "text": ["CTL", "CTL", "CTL", "CTL", "FTR", "FTR", "FTR", "FTR", "LVLT", "LVLT", "LVLT", "LVLT", "T", "T", "T", "T", "VZ", "VZ", "VZ", "VZ"], "type": "scatter", "x": [0.05121, 0.04273, 0.01045, -0.02836, 0.4742, 0.5041, 0.4458, 0.9662, 0.6833, 0.6258, 0.665, 0.6505, -5.717, -8.093, -6.434, -8.181, -3.487, -5.967, -10.4, -8.135], "xaxis": "x2", "y": [-0.9863, -1.048, -0.6617, -0.6627, -0.4299, -0.4691, -0.1352, -0.5485, 0.108, 0.202, 0.1128, 0.0999, -5.689, -3.515, -5.088, -4.231, -6.074, -0.8247, -5.943, -3.818], "yaxis": "y2"}, {"hovertemplate": "<b>%{text}</b><br>Utilities<br>PC2: %{x:.2f}<br>PC3: %{y:.2f}<br><extra></extra>", "legendgroup": "Utilities", "marker": {"color": "#8B5A2B", "line": {"color": "white", "width": 0.8}, "opacity": 0.75, "size": 12}, "mode": "markers", "name": "Utilities", "showlegend": false, "text": ["AEE", "AEE", "AEE", "AEE", "AEP", "AEP", "AEP", "AEP", "AWK", "AWK", "AWK", "AWK", "CMS", "CMS", "CMS", "CMS", "CNP", "CNP", "CNP", "CNP", "D", "D", "D", "D", "DUK", "DUK", "DUK", "DUK", "ED", "ED", "ED", "ED", "EIX", "EIX", "EIX", "EIX", "ES", "ES", "ES", "ES", "ETR", "ETR", "ETR", "ETR", "EXC", "EXC", "EXC", "EXC", "FE", "FE", "FE", "FE", "LNT", "LNT", "LNT", "LNT", "NEE", "NEE", "NEE", "NEE", "PCG", "PCG", "PCG", "PCG", "PEG", "PEG", "PEG", "PEG", "PNW", "PNW", "PNW", "PNW", "PPL", "PPL", "PPL", "PPL", "SCG", "SCG", "SCG", "SCG", "SO", "SO", "SO", "SO", "SRE", "SRE", "SRE", "SRE", "WEC", "WEC", "WEC", "WEC", "XEL", "XEL", "XEL", "XEL"], "type": "scatter", "x": [0.0993, 0.118, 0.04478, 0.03711, -0.5402, -0.5695, -0.7769, -0.802, 0.3733, 0.3393, 0.326, 0.2772, 0.2243, 0.166, 0.2027, 0.1609, 0.1002, 0.06405, -0.06047, 0.6224, -0.4645, -0.6806, -0.5274, -0.5538, -0.5028, -0.8948, -1.089, -1.075, -0.1365, -0.1651, -0.2076, -0.1216, -0.3514, -0.471, -0.6447, -0.4858, 0.1059, 0.01974, -0.01072, -0.03679, -0.4246, -0.3825, -0.5281, -0.04448, -1.128, -1.639, -1.442, -1.733, -0.2107, -0.1379, -0.1273, -0.05534, 0.3155, 0.3061, 0.303, 0.3253, -0.6989, -0.6337, -0.9621, -1.028, -0.7142, -0.9031, -0.7963, -1.07, -0.359, -0.3591, -0.5004, -0.555, 0.2521, 0.1951, 0.2061, 0.1813, -0.3644, -0.1919, -0.2241, -0.06024, 0.1995, 0.2475, 0.1006, 0.1901, -1.186, -0.7635, -1.054, -1.347, -0.1885, -0.2185, -0.3465, -0.2829, 0.2012, 0.1615, 0.125, 0.03987, -0.1268, -0.2602, -0.3175, -0.3225], "xaxis": "x2", "y": [-0.501, 0.1453, 0.1469, 0.06598, -0.2845, -0.3552, -0.2612, -0.4532, -0.1405, -0.07128, -0.1306, -0.1104, 0.3707, 0.4284, 0.3182, 0.3083, 0.2449, 0.3959, 0.3935, -0.2666, -0.2587, -0.1017, -0.08523, -0.3036, -1.172, -1.127, -1.133, -1.222, 0.4239, 0.1868, 0.2328, 0.1732, -0.1158, 0.05916, 0.08881, -0.1392, 0.2328, 0.07875, 0.05472, 0.0728, 0.2669, -0.0124, 0.147, -0.631, -0.5376, -0.1586, -0.2823, -0.2937, 0.07578, -0.1503, 0.04481, -0.2896, 0.5117, 0.5577, 0.5343, 0.4845, 0.4279, -0.1381, -0.3421, -0.3618, 0.2132, 0.09309, 0.1779, 0.3275, -0.08568, -0.0696, -0.1101, -0.2345, 0.121, 0.2342, 0.2748, 0.2031, -0.352, -0.6788, -0.8196, -0.9358, 0.4421, 0.3413, 0.5174, 0.0766, -0.3685, -0.4111, -0.05909, -0.4757, 0.4685, 0.1785, 0.3934, 0.1788, 0.183, 0.181, 0.2336, 0.3173, 0.1925, 0.2183, 0.1818, 0.0237], "yaxis": "y2"}], "layout": {"annotations": [{"font": {"size": 16}, "showarrow": false, "text": "PC1 vs PC2 (40.70% var)", "x": 0.225, "xanchor": "center", "xref": "paper", "y": 1, "yanchor": "bottom", "yref": "paper"}, {"font": {"size": 16}, "showarrow": false, "text": "PC2 vs PC3 (17.64% var)", "x": 0.775, "xanchor": "center", "xref": "paper", "y": 1, "yanchor": "bottom", "yref": "paper"}], "height": 650, "hovermode": "closest", "legend": {"bgcolor": "rgba(255,255,255,0.95)", "bordercolor": "black", "borderwidth": 1, "font": {"size": 10}, "title": {"font": {"size": 16}, "text": "<b>Sector</b>"}, "x": 1.01, "xanchor": "left", "y": 0.5, "yanchor": "middle"}, "plot_bgcolor": "white", "title": {"font": {"size": 18}, "text": "<b>PCA Analysis by GICS Sector</b>"}, "width": 1500, "xaxis": {"anchor": "y", "domain": [0, 0.45], "gridcolor": "lightgray", "showgrid": true, "tickfont": {"size": 16}, "title": {"font": {"size": 15}, "text": "PC1 (28.48%)"}, "zeroline": true, "zerolinecolor": "gray", "zerolinewidth": 1.5}, "xaxis2": {"anchor": "y2", "domain": [0.55, 1], "gridcolor": "lightgray", "showgrid": true, "tickfont": {"size": 16}, "title": {"font": {"size": 15}, "text": "PC2 (12.22%)"}, "zeroline": true, "zerolinecolor": "gray", "zerolinewidth": 1.5}, "yaxis": {"anchor": "x", "domain": [0, 1], "gridcolor": "lightgray", "showgrid": true, "tickfont": {"size": 16}, "title": {"font": {"size": 15}, "text": "PC2 (12.22%)"}, "zeroline": true, "zerolinecolor": "gray", "zerolinewidth": 1.5}, "yaxis2": {"anchor": "x2", "domain": [0, 1], "gridcolor": "lightgray", "showgrid": true, "tickfont": {"size": 16}, "title": {"font": {"size": 15}, "text": "PC3 (5.42%)"}, "zeroline": true, "zerolinecolor": "gray", "zerolinewidth": 1.5}}}
